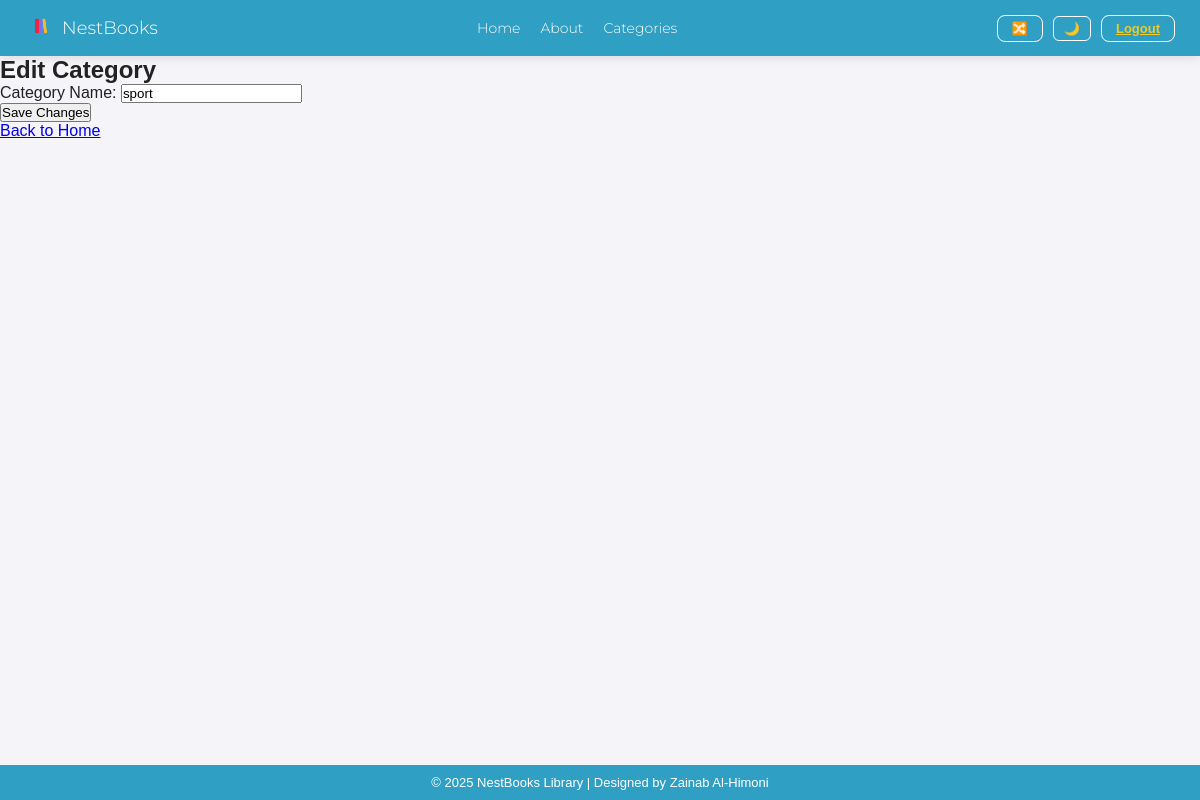
The page /books/category/edit/14/ (signed in) on the database as committed earlier.
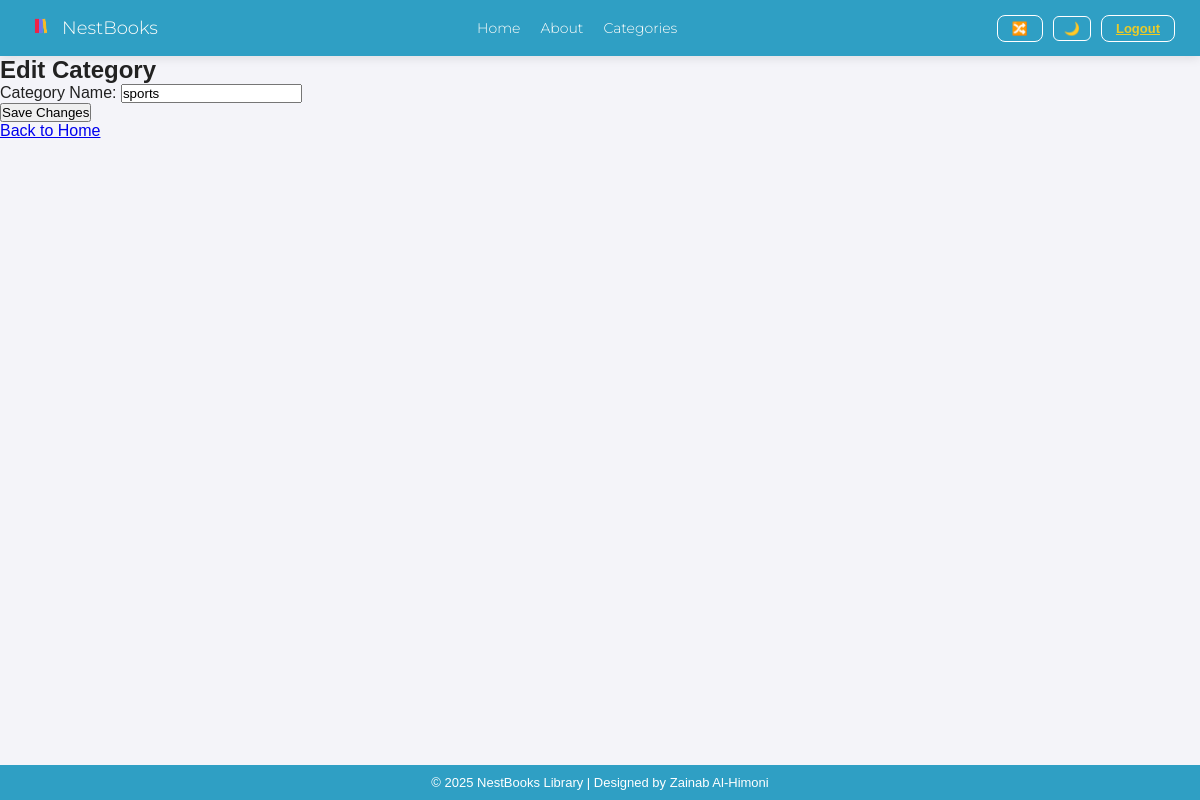
The same page on the database as committed later.
### lms_app/models.py (models this page shows, shortened)
class Category(models.Model):
    name = models.CharField(max_length=50)

### lms_app/views.py (the view, shortened to what this page needs)
# urls.py: path('books/category/edit/<int:id>/', login_required(views.edit_category), name='edit_category'),
@login_required
def edit_category(request, id):
    category = get_object_or_404(Category, id=id)
    return render(request, 'books/edit_category.html', {'category': category})

### lms_app/templates/books/edit_category.html (shortened to what this page needs)
{% extends 'base.html' %}
{% block content %}
<h2>Edit Category</h2>
<form method="POST">
    <div>
        <label for="name">Category Name:</label>
        <input type="text" id="name" name="name" value="{{ category.name }}">
    </div>
    <button type="submit" class="btn btn-primary">Save Changes</button>
</form>
<a href="{% url 'home' %}">Back to Home</a>
{% endblock %}

Rows that differ between the two databases and show on the page:
changed Category: name "sport" → "sports"
